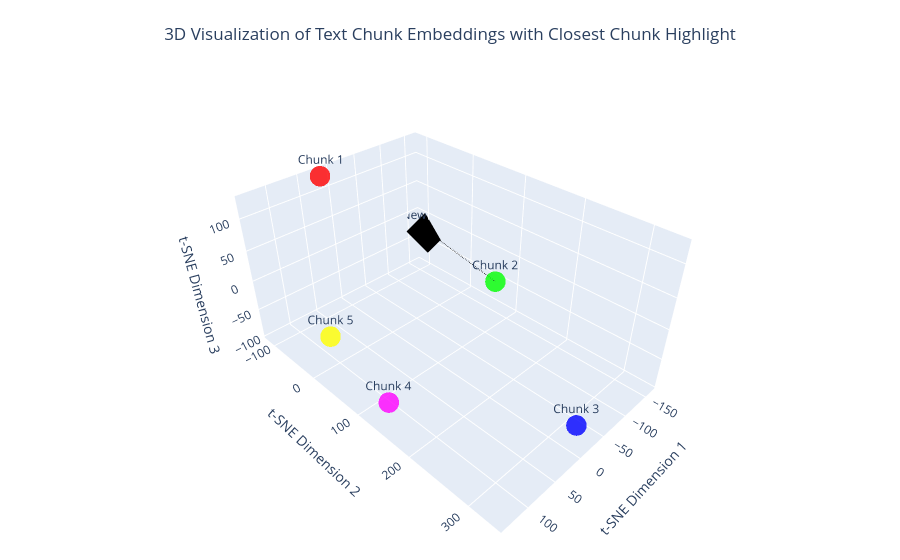

Notebook source saved alongside this figure:
### Code cell
import numpy as np
import plotly.graph_objects as go
from sklearn.metrics.pairwise import euclidean_distances
from sentence_transformers import SentenceTransformer
from sklearn.manifold import TSNE
from langchain_text_splitters import RecursiveCharacterTextSplitter

# Sample text about transformers
text = """
The Transformer architecture has become a cornerstone of modern natural language processing. 
It introduced self-attention mechanisms that allow models to weigh the importance of different words in a sequence. 
This innovation led to breakthrough models like BERT and GPT, which achieve remarkable results across many language tasks."""

# Local embedding model (no API key; same embedder as 2.1-local-rag)
embedder = SentenceTransformer("BAAI/bge-small-en-v1.5")

# Function to process the text and generate embeddings
def process_text(text, chunk_size=100, chunk_overlap=20):
    text_splitter = RecursiveCharacterTextSplitter(
        chunk_size=chunk_size,
        chunk_overlap=chunk_overlap
    )
    chunks = text_splitter.split_text(text)
    vectors = embedder.encode(chunks)
    return chunks, np.array(vectors)

# Process the original text
chunks, vectors_array = process_text(text)

# Reduce dimensionality with t-SNE for original chunks
perplexity = min(5, len(vectors_array) - 1)
tsne = TSNE(n_components=3, random_state=42, perplexity=perplexity)
reduced_vectors = tsne.fit_transform(vectors_array)

# Define colors
colors = ['#FF0000', '#00FF00', '#0000FF', '#FF00FF', '#FFFF00', '#00FFFF', 
          '#FFA500', '#800080', '#008000', '#FFC0CB']

# Visualization function
def visualize_with_new_text(new_text, chunk_size=100, chunk_overlap=20):
    # Embed the new text
    new_embedding = embedder.encode(new_text)
    new_embedding_array = np.array(new_embedding).reshape(1, -1)
    
    # Combine the new embedding with original embeddings for visualization
    combined_vectors = np.vstack([vectors_array, new_embedding_array])
    
    # Apply t-SNE again with the combined embeddings
    perplexity = min(5, len(combined_vectors) - 1)
    tsne = TSNE(n_components=3, random_state=42, perplexity=perplexity)
    reduced_combined_vectors = tsne.fit_transform(combined_vectors)
    
    # Extract original and new reduced vectors
    reduced_vectors = reduced_combined_vectors[:-1]
    new_reduced_vector = reduced_combined_vectors[-1]
    
    # Find the closest chunk using Euclidean distance
    distances = euclidean_distances([new_reduced_vector], reduced_vectors).flatten()
    closest_idx = np.argmin(distances)
    closest_chunk = chunks[closest_idx]
    
    # Create 3D visualization
    fig = go.Figure(data=[
        # Original chunks
        go.Scatter3d(
            x=reduced_vectors[:, 0],
            y=reduced_vectors[:, 1],
            z=reduced_vectors[:, 2],
            mode='markers+text',
            text=[f"Chunk {i+1}" for i in range(len(chunks))],
            hovertext=chunks,
            marker=dict(
                size=12,
                color=[colors[i % len(colors)] for i in range(len(chunks))],
                opacity=0.8,
                symbol='circle'
            ),
            textposition='top center'
        ),
        # New text
        go.Scatter3d(
            x=[new_reduced_vector[0]],
            y=[new_reduced_vector[1]],
            z=[new_reduced_vector[2]],
            mode='markers+text',
            text=["New Text"],
            hovertext=[new_text],
            marker=dict(
                size=14,
                color='black',
                opacity=1.0,
                symbol='diamond'
            ),
            textposition='top center'
        ),
        # Line connecting new text to closest chunk
        go.Scatter3d(
            x=[new_reduced_vector[0], reduced_vectors[closest_idx, 0]],
            y=[new_reduced_vector[1], reduced_vectors[closest_idx, 1]],
            z=[new_reduced_vector[2], reduced_vectors[closest_idx, 2]],
            mode='lines',
            line=dict(
                color='black',
                width=2,
                dash='dash'
            ),
            hoverinfo='none'
        )
    ])

    # Update layout for better readability
    fig.update_layout(
        scene=dict(
            xaxis_title="t-SNE Dimension 1",
            yaxis_title="t-SNE Dimension 2", 
            zaxis_title="t-SNE Dimension 3",
            camera=dict(
                up=dict(x=0, y=0, z=1),
                center=dict(x=0, y=0, z=0),
                eye=dict(x=1.5, y=1.5, z=1.5)
            )
        ),
        title={
            'text': "3D Visualization of Text Chunk Embeddings with Closest Chunk Highlight",
            'y':0.95,
            'x':0.5,
            'xanchor': 'center',
            'yanchor': 'top'
        },
        showlegend=False,
        margin=dict(l=0, r=0, t=30, b=0)
    )

    fig.show()
    print(f"Closest chunk to the new text: {closest_chunk}\nDistance: {distances[closest_idx]:.4f}")

# Example usage with a new text
new_text = "What is the role of self-attention in transformers?"
visualize_with_new_text(new_text)

### Figure 1 — Plotly figure (JSON) as saved in the notebook; plotly's stock layout.template omitted (floating-point values rounded to 4 significant figures)
{"data": [{"hovertext": ["The Transformer architecture has become a cornerstone of modern natural language processing.", "It introduced self-attention mechanisms that allow models to weigh the importance of different", "of different words in a sequence.", "This innovation led to breakthrough models like BERT and GPT, which achieve remarkable results", "remarkable results across many language tasks."], "marker": {"color": ["#FF0000", "#00FF00", "#0000FF", "#FF00FF", "#FFFF00"], "opacity": 0.8, "size": 12, "symbol": "circle"}, "mode": "markers+text", "text": ["Chunk 1", "Chunk 2", "Chunk 3", "Chunk 4", "Chunk 5"], "textposition": "top center", "type": "scatter3d", "x": [21.99, -96.17, -2.638, 136.4, 78.29], "y": [-113.1, 118.8, 334.5, 154.5, -51.73], "z": [126.6, 1.695, -57.6, -48.43, -96.17]}, {"hovertext": ["What is the role of self-attention in transformers?"], "marker": {"color": "black", "opacity": 1.0, "size": 14, "symbol": "diamond"}, "mode": "markers+text", "text": ["New Text"], "textposition": "top center", "type": "scatter3d", "x": [-163.6], "y": [-93.75], "z": [-29.04]}, {"hoverinfo": "none", "line": {"color": "black", "dash": "dash", "width": 2}, "mode": "lines", "type": "scatter3d", "x": [-163.6, -96.17], "y": [-93.75, 118.8], "z": [-29.04, 1.695]}], "layout": {"margin": {"b": 0, "l": 0, "r": 0, "t": 30}, "scene": {"camera": {"center": {"x": 0, "y": 0, "z": 0}, "eye": {"x": 1.5, "y": 1.5, "z": 1.5}, "up": {"x": 0, "y": 0, "z": 1}}, "xaxis": {"title": {"text": "t-SNE Dimension 1"}}, "yaxis": {"title": {"text": "t-SNE Dimension 2"}}, "zaxis": {"title": {"text": "t-SNE Dimension 3"}}}, "showlegend": false, "title": {"text": "3D Visualization of Text Chunk Embeddings with Closest Chunk Highlight", "x": 0.5, "xanchor": "center", "y": 0.95, "yanchor": "top"}}}
